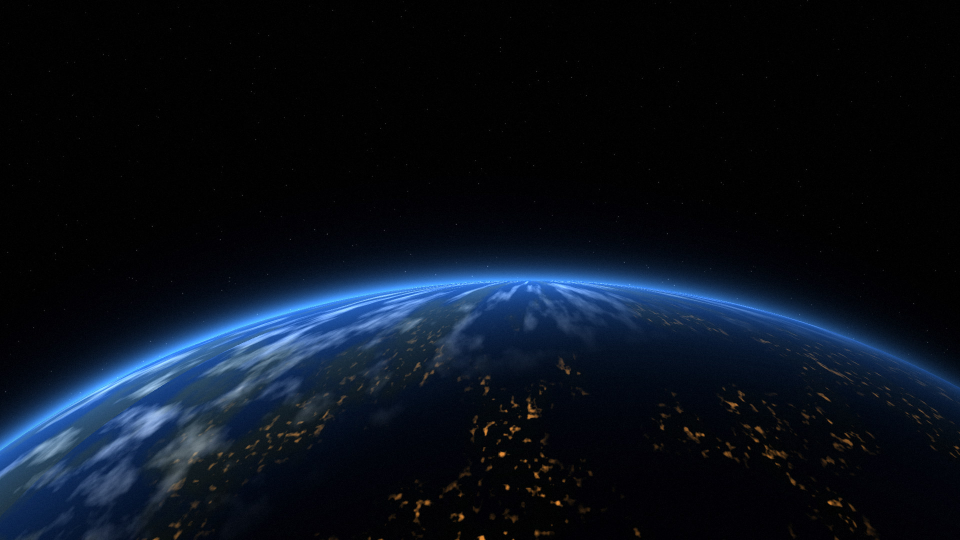
#> input picture docs/design/assets/orbit2.jpg, 1920 x 1080 px (shown at 1/2 size); its folder holds 8 pictures in this run
$ python gen_episode_stills.py out.png
#> lines starting #> are read from the running program, lines starting #| are printed output that depends on the picture
#!/usr/bin/env python3
# SPDX-License-Identifier: GPL-3.0-or-later
"""Makes the sample episode stills for Atlas Station, season 2 (board 16): crops of the hand-off's
scenes, tinted with CSS hue-rotate and saturate exactly as the board does.

Usage: gen_episode_stills.py <out-dir>
"""
import math, os, sys
import numpy as np
from PIL import Image

root = os.path.join(os.path.dirname(__file__), "..")
assets = os.path.join(root, "docs/design/assets")

def hue_rotate(deg):
    c, s = math.cos(math.radians(deg)), math.sin(math.radians(deg))
    return np.array([
        [0.213 + c * 0.787 - s * 0.213, 0.715 - c * 0.715 - s * 0.715, 0.072 - c * 0.072 + s * 0.928],
        [0.213 - c * 0.213 + s * 0.143, 0.715 + c * 0.285 + s * 0.140, 0.072 - c * 0.072 - s * 0.283],
        [0.213 - c * 0.213 - s * 0.787, 0.715 - c * 0.715 + s * 0.715, 0.072 + c * 0.928 + s * 0.072],
    ])

def saturate(v):
    return np.array([
        [0.213 + 0.787 * v, 0.715 - 0.715 * v, 0.072 - 0.072 * v],
        [0.213 - 0.213 * v, 0.715 + 0.285 * v, 0.072 - 0.072 * v],
        [0.213 - 0.213 * v, 0.715 - 0.715 * v, 0.072 + 0.928 * v],
    ])

def still(src, left, top, width, height, matrix=None):
    """The 336 × 189 frame of `src` drawn at (left, top) and (width × height), like the board's <img>."""
#> called with src = 'orbit2.jpg', left = -40, top = -300, width = 960, height = 540
    img = Image.open(os.path.join(assets, src)).convert("RGB").resize((width, height), Image.LANCZOS)
    img = img.crop((-left, -top, -left + 336, -top + 189))
#> img: PIL image 336x189 RGB
    if matrix is not None:
        a = np.asarray(img).astype(np.float64) / 255.0
        a = np.clip(a @ matrix.T, 0, 1)
        img = Image.fromarray((a * 255 + 0.5).astype(np.uint8))
    return img

episodes = [
    still("orbit2.jpg", -40, -300, 960, 540),
    still("aurora2.jpg", -150, -30, 640, 360, saturate(1.1) @ hue_rotate(150)),
    still("orbit2.jpg", -616, -269, 1075, 605),
    still("city2.jpg", -150, -110, 640, 360, saturate(0.75) @ hue_rotate(165)),
    still("orbit2.jpg", -392, -414, 1075, 605),
    still("motor2.jpg", -300, -170, 700, 394, hue_rotate(25)),
    # Episodes 7 and 8 aren't on the board; more of the same scenes.
    still("aurora2.jpg", -20, -120, 640, 360, saturate(0.9) @ hue_rotate(200)),
    still("orbit2.jpg", -200, -60, 960, 540, hue_rotate(-20)),
]
#> in hue_rotate, `c, s = math.cos(math.radians(deg)), math.sin(math.radians(deg))`: c = -0.866; s = 0.5
#> call 2 of still, with src = 'aurora2.jpg', left = -150, top = -30, width = 640, height = 360, matrix = array of shape (3, 3)
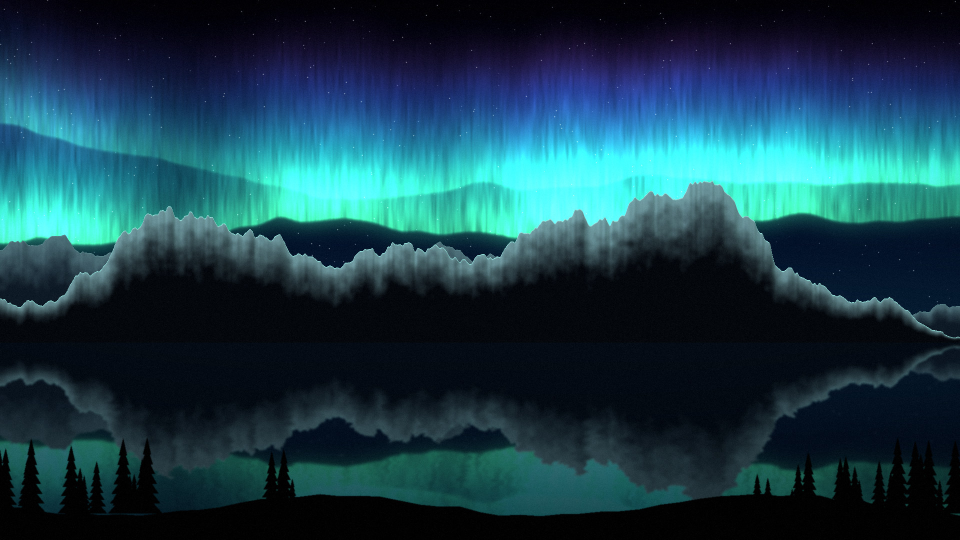
#> input picture docs/design/assets/aurora2.jpg, 1920 x 1080 px (shown at 1/2 size)
#> call 3 of still, with src = 'orbit2.jpg', left = -616, top = -269, width = 1075, height = 605
#> in still (call 3), `img = img.crop((-left, -top, -left + 336, -top + 189))`:
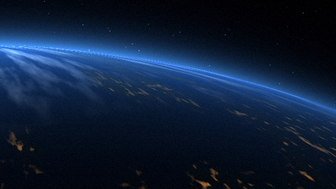
#> img: PIL image 336x189 RGB; mean R, G, B 14.3, 30.8, 55.5
#> call 4 of still, with src = 'city2.jpg', left = -150, top = -110, width = 640, height = 360, matrix = array of shape (3, 3)
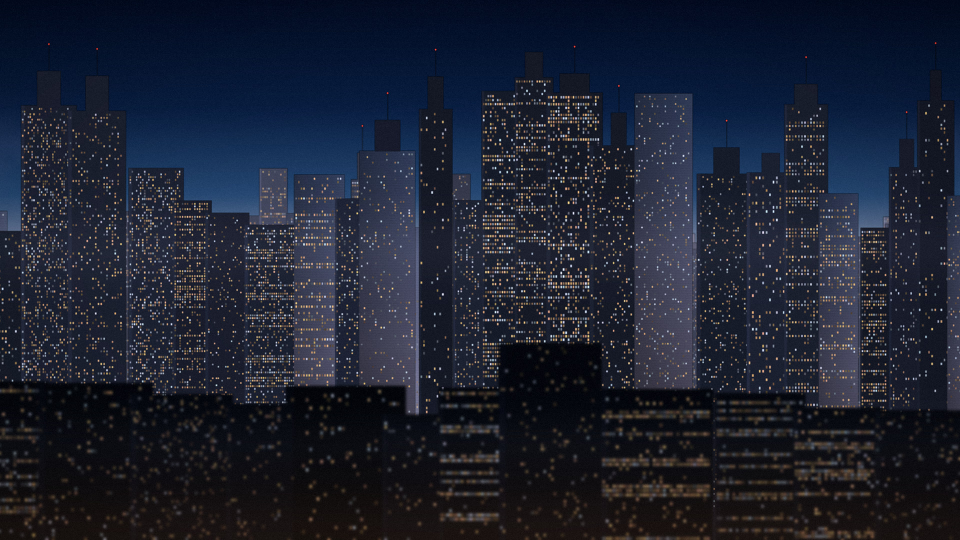
#> input picture docs/design/assets/city2.jpg, 1920 x 1080 px (shown at 1/2 size)
#> in still (call 5), `img = img.crop((-left, -top, -left + 336, -top + 189))`:
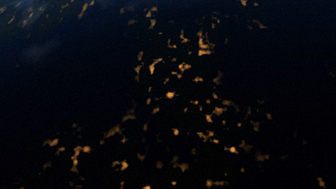
#> img: PIL image 336x189 RGB; mean R, G, B 6.7, 8.3, 13.5
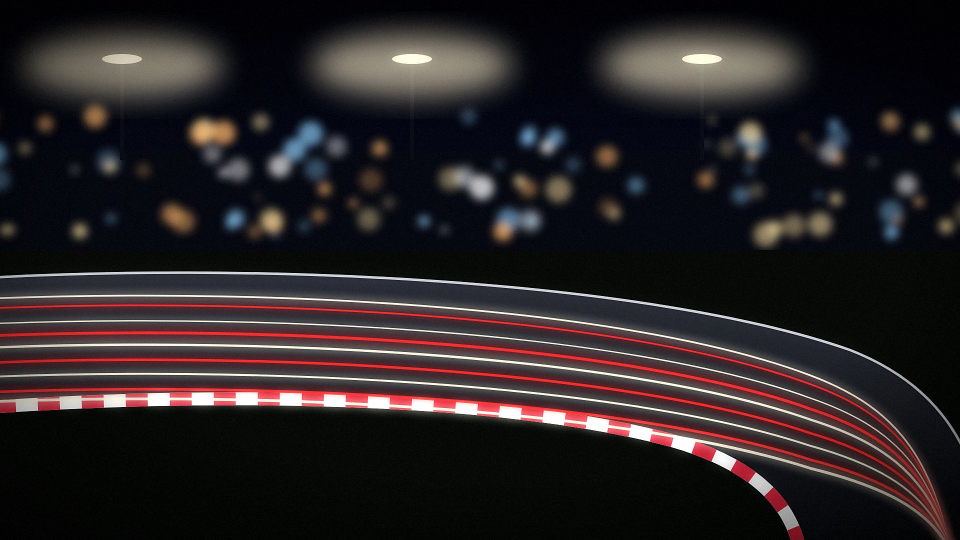
#> input picture docs/design/assets/motor2.jpg, 1920 x 1080 px (shown at 1/2 size)
#> in still (call 7), `a = np.clip(a @ matrix.T, 0, 1)`:
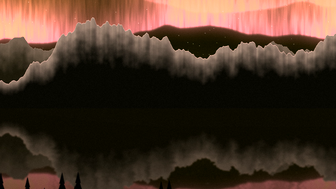
#> a: shape (189, 336, 3) float64; mean R, G, B 0.289, 0.206, 0.155
#> in still (call 8), `a = np.asarray(img).astype(np.float64) / 255.0`:
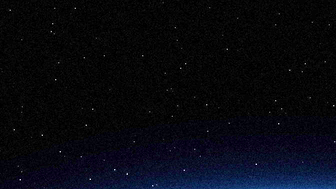
#> a: shape (189, 336, 3) float64; mean R, G, B 0.00625, 0.00739, 0.0136; drawn with min black and max white
out = sys.argv[1]
for i, img in enumerate(episodes, start=1):
    path = os.path.join(out, f"fx_ep_atlas_s2e{i}.jpg")
    img.save(path, quality=88, optimize=True)
    print(os.path.basename(path), img.size)
#> this loop made 8 passes
#| fx_ep_atlas_s2e1.jpg (336, 189)
#| fx_ep_atlas_s2e2.jpg (336, 189)
#| fx_ep_atlas_s2e3.jpg (336, 189)
#| fx_ep_atlas_s2e4.jpg (336, 189)
#| fx_ep_atlas_s2e5.jpg (336, 189)
#| fx_ep_atlas_s2e6.jpg (336, 189)
#| fx_ep_atlas_s2e7.jpg (336, 189)
#| fx_ep_atlas_s2e8.jpg (336, 189)
